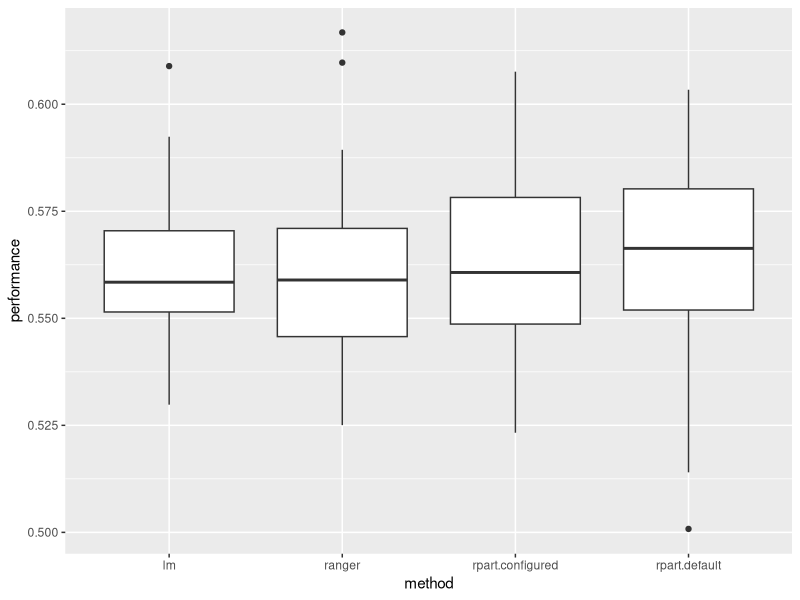

Recreate this plot in R.
# Example usecase for OOP:
# objects representing regression models that are used for prediction.
# This is in parts similar to the 'mlr3' package (github.com/mlr-org/mlr3)
# that gets developed at LMU. After looking at these examples you are
# invited to look at the code of the mlr3-package, but that code handles
# many more cases than we do here, so it is much more complicated.

library("checkmate")
library("R6")
library("data.table")

################################################
# S3 example:
# Represent possible hyperparameters of methods: "ParamSpace" / "Param".

# Param: represent a single "hyperparameter", or more specifically, its range of valid values.
# This in itself doesn't do much, it serves as a base-class for the classes that follow.
Param <- function() {
  structure(list(), class = "Param")
}

assertParam <- function(param, value) {
  UseMethod("assertParam")
}

## True / False Param

# Doesn't do much either, but it shows how to inherit from Param:
PBool <- function() {
  p <- Param()
  class(p) <- c("PBool", class(p))
  p
}

# nice printer
print.PBool <- function(x, ...) {
  cat("{T, F}\n")
  invisible(x)  # a print.<###> function should always return 'invisible(x)'.
}

# assertParam for bools: check that 'value' is True / False (using assertFlag from checkmate)
assertParam.PBool <- function(param, value) {
  assertFlag(value)
}

## Factorial Param
# Param that accepts a string, from a choice of options ('levels').
# The naming is according to ?factor in R.
PFct <- function(levels) {
  p <- Param()
  # This is how a constructor looks like if it expands the object.
  # E.g. here: add the '$levels' slot
  p$levels <- assertCharacter(levels, min.len = 1, unique = TRUE, any.missing = FALSE)
  class(p) <- c("PFct", class(p))
  p
}

# nice printer: print only 3 levels; if there are more than 3 levels, print '...' at the end:
print.PFct <- function(x, ...) {
  lrep <- head(x$levels, 3)
  if (length(x$levels) > 3) lrep[[3]] <- "..."
  cat(sprintf("{%s}\n", paste(lrep, collapse = ", ")))
  invisible(x)
}

assertParam.PFct <- function(param, value) {
  assertChoice(value, param$levels)
}

## (Continuous) Numeric Param

PNum <- function(lower = -Inf, upper = Inf) {
  p <- Param()
  p$lower <- assertNumber(lower)
  p$upper <- assertNumber(upper, lower = lower)
  class(p) <- c("PNum", class(p))
  p
}

# print the inclusive bounds using [<lower>, <upper>]
print.PNum <- function(x, ...) {
  cat(sprintf("[%s, %s]\n", x$lower, x$upper))
  invisible(x)
}

assertParam.PNum <- function(param, value) {
  assertNumber(value, lower = param$lower, upper = param$upper)
}

## Integer Param

# not many surprises here...
PInt <- function(lower = -Inf, upper = Inf) {
  p <- Param()
  # - assert that bounds are integer values
  # - but *also* accept infinite bounds (i.e. unbounded)
  assert(checkInt(lower, tol = 1e-100), checkTRUE(identical(lower, -Inf)))
  p$lower <- lower
  assert(checkInt(upper, lower = lower, tol = 1e-100), checkTRUE(identical(upper, Inf)))
  p$upper <- upper
  class(p) <- c("PInt", class(p))
  p
}

# complicated printer: we inject '...' in different places, depending on the bounds
print.PInt <- function(x, ...) {
  if (x$lower == -Inf && x$upper == Inf) {
    cat("{..., -1, 0, 1, ...}\n")
  } else if (x$lower == -Inf) {
    cat(sprintf("{..., %s}\n", paste(seq(to = x$upper, length.out = 3), collapse = ", ")))
  } else if (x$upper == Inf) {
    cat(sprintf("{%s, ...}\n", paste(seq(from = x$lower, length.out = 3), collapse = ", ")))
  } else if (x$upper - x$lower < 3) {
    cat(sprintf("{%s}\n", paste(seq(from = x$lower, to = x$upper), collapse = ", ")))
  } else {
    cat(sprintf("{%s, ..., %s}\n", x$lower, x$upper))
  }
  invisible(x)
}

assertParam.PInt <- function(param, value) {
  assertInt(value, lower = param$lower, upper = param$upper, tol = 1e-100)
}

# Set of Hyperparamters: ParamSpace
# This is a named lists of Param-objects internally
ParamSpace <- function(...) {
  pp <- list(...)  # get a list from function arguments, see ?dots
  assertList(pp, names = "unique", types = "Param")
  structure(pp, class = "ParamSpace")
}

# printer: just call print() for the contained params
# (with a prefixed ' * ' so it looks nice)
print.ParamSpace <- function(x, ...) {
  if (length(x) == 0) {
    cat("Empty ParamSpace.\n")
    return(invisible(x))
  }
  cat("ParamSpace:\n")
  for (pn in names(x)) {
    cat(sprintf(" * %s: ", pn))
    print(x[[pn]])
  }
  invisible(x)
}

# call assert() for each Param and the corresponding value
# (but accept that some values may be absent)
assertParam.ParamSpace <- function(param, value) {
  assertList(value, names = "unique")
  assertNames(names(value), subset.of = names(param))
  for (pn in names(value)) {
    assertParam(param[[pn]], value[[pn]])
  }
}

ps <- ParamSpace(x = PInt(0, 10), y = PFct(letters))
assertParam(ps, list(x = 2, y = "n"))

################################################

# - provide the '$train()' and '$predict() method: a unified interface for fitting models.
# - "abstract base class": should not be created by itself, instead should only be inherited from
# - does the work that other classes have in common; an inheriting class must only
#   implement their own model fitting code

Estimator <- R6Class("Estimator",
                     public = list(
                       # the constructor gets the ParamSpace that pertains to the method.
                       initialize = function(param.space) {
                         private$.param.space <- assertClass(param.space, "ParamSpace")
                         # initialize private$.configuration to list().
                         # alternatively, we could have initialized in the "private" block
                         # further down; doing it here is a matter of convention.
                         private$.configuration <- list()
                       },
                       train = function(data, target) {
                         # do checks etc and call 'private$.train()' (the abstract method).
                         # - inheriting classes must implement the 'private$.train()' method
                         # - but inheriting classes don't need to worry about checks!
                         assertDataFrame(data, min.rows = 1, min.cols = 2, col.names = "unique")
                         assertChoice(target, colnames(data))
                         # save the trained model
                         private$.model <- private$.train(as.data.frame(data), target)
                         # also remember the columns of the data we trained on.
                         private$.trained.features <- setdiff(colnames(data), target)
                         private$.trained.target <- target
                         
                         # Why do we return invisible(self) here?
                         # because the train() method is a "mutator" function: it changes the
                         # object itself. If a method does that (and has no other reasonable
                         # return value), then returning invisible(self) gives the option of
                         # "chaining" methods:
                         # One can call <object>$train(data, target)$predict(newdata)
                         # and because '$train()' returns the object itself, the '$predict()' call
                         # does what one would expect here.
                         # Why 'invisible'? Because calling just <object>$train(data, target) should
                         # not give any output. If we don't have the 'invisible()' here, then
                         # returning just 'self' would result in the object being printed.
                         invisible(self)
                       },
                       predict = function(data) {
                         # same as train: do the common work, then call the abstract function (private$.predict)
                         if (is.null(self$model)) stop("Estimator is not trained yet.")
                         
                         assertDataFrame(data, col.names = "unique")
                         assertNames(setdiff(colnames(data), private$.trained.target),
                                     permutation.of = private$.trained.features)
                         
                         data <- as.data.frame(data)  # in case we have a data.table here
                         # put columns in the order as during training, possibly remove target col if present
                         data <- data[private$.trained.features]
                         prediction <- private$.predict(data)
                         # check that the inheriting class did everything right. Just like
                         # function arguments, it is good to check here because we get the prediction
                         # from "untrusted" code.
                         assertNumeric(prediction, any.missing = FALSE, len = nrow(data))
                         prediction
                       },
                       print = function(x, ...) {
                         # R6 printer is another public method called 'print'.
                         cat(class(self)[[1]])
                         if (!is.null(self$model)) cat(" (trained)")
                         cat("\n")
                         print(self$param.space)
                         # We don't need to worry about returning invisible(x) for R6.
                       }
                     ),
                     active = list(
                       # Active bindings: we use this to make some member variables "read-only"
                       param.space = function(v) {
                         if (!missing(v)) stop("param.space is read-only")
                         private$.param.space
                       },
                       # the 'configuration' active binding uses the assertParam() functionality
                       # of the given ParamSpace to check that the configuration is valid.
                       configuration = function(v) {
                         if (!missing(v)) {
                           assertParam(self$param.space, v)
                           private$.configuration <- v
                         }
                         private$.configuration
                       },
                       # another read-only active binding.
                       model = function(v) {
                         if (!missing(v)) stop("model is read-only")
                         private$.model
                       }
                     ),
                     private = list(
                       .param.space = NULL,
                       .configuration = NULL,
                       .model = NULL,
                       .trained.features = NULL,
                       .trained.target = NULL,
                       .train = function(data, target) stop(".train must be implemented"),
                       .predict = function(data) stop(".predict must be implemented")
                     )
)

# helper function: create the formula from given target name
# getDataFormula("Sepal.Length") --> Sepal.Length ~ .
getDataFormula <- function(target) {
  # not relevant for this course unit, but a 'good' R programmer
  # should see what is happening here.
  eval(substitute(target ~ ., list(target = as.symbol(target))))
}

##################
# Concrete classes inheriting from the abstract Estimator class

# linear model class
EstimatorLm <- R6Class("EstimatorLm",
                       inherit = Estimator,
                       public = list(
                         # - The concrete classes have constructors without arguments.
                         # - Instead, they call super$initialize() with the ParamSpace that is
                         #   relevant for them.
                         initialize = function() {
                           # (linear model has no hyperparameters --> empty ParamSpace)
                           super$initialize(ParamSpace())
                         }
                       ),
                       private = list(
                         .train = function(data, target) {
                           # training the model: call the lm() function
                           lm(getDataFormula(target), data)
                         },
                         .predict = function(data) {
                           # predicting: use predict() method for the given model.
                           unname(predict(self$model, newdata = data))
                         }
                       )
)

# decision tree ("rpart" package) class
EstimatorRpart <- R6Class("EstimatorRpart",
                          inherit = Estimator,
                          public = list(
                            initialize = function() {
                              # only some of the many hyperparameters of ?rpart::rpart.control
                              super$initialize(ParamSpace(
                                # lower and upper bound of PInt / PNum are default infinite. Giving only
                                # the 'lower' argument here is equivalent to PInt(2, Inf).
                                minsplit = PInt(2),
                                minbucket = PInt(1),
                                cp = PNum(0, 1)
                              ))
                            }
                          ),
                          private = list(
                            .train = function(data, target) {
                              # configuring the rpart::rpart hyperparameters is done using the
                              # ?rpart::rpart.control object.
                              config <- self$pconfiguration
                              # we want to set rpart.control$xval to 0, because we don't need xval
                              # if we only need to predict.
                              config$xval <- 0
                              # here we create the rpart.control object, using ?do.call
                              control <- do.call(rpart::rpart.control, config)
                              # and here we create the rpart model
                              rpart::rpart(getDataFormula(target), data, control = control)
                            },
                            .predict = function(data) {
                              # predict() for rpart works the same as for lm()
                              unname(predict(self$model, newdata = data))
                            }
                          )
)

# random forest ("ranger" package) class
EstimatorRanger <- R6Class("EstimatorRanger",
                           inherit = Estimator,
                           public = list(
                             initialize = function() {
                               # for demo, only few of the *many* hyperparameters of ranger
                               super$initialize(ParamSpace(
                                 mtry = PInt(1),
                                 num.trees = PInt(1)
                               ))
                             }
                           ),
                           private = list(
                             .train = function(data, target) {
                               # - we call ranger::ranger(<formula>, <data>, {self$configuration})
                               # - for this we use do.call, as in EstimatorRpart
                               # - therefore we need to insert the formula and data into a named list
                               #   which we then give to do.call().
                               args <- self$configuration
                               args$formula <- getDataFormula(target)
                               args$data <- data
                               model <- do.call(ranger::ranger, args)
                               
                               
                               # (we overwrite the '$call' slot of the model here because
                               # do.call() makes things very ugly otherwise when we print the model...
                               # the next line is very peculiar and you don't need to know why this is
                               # happening...)
                               model$call <- substitute(ranger::ranger(data, target), list())
                               
                               model
                             },
                             .predict = function(data) {
                               # prediction works *differently* from lm() prediction: we need
                               # to return the $predictions slot of the result of predict() here:
                               predict(self$model, data = data)$predictions
                             }
                           )
)

# we can also use S3 methods for R6 class.
# this is nice here, because this way we also follow the pattern in R that
# models can be used for prediction using predict(<model>, newdata = <data>).
predict.Estimator <- function(object, newdata, ...) {
  object$predict(newdata)
}


#######################################
# What can we use the above for?
# We can, for example, write a function that estimates the
# "root mean squared error" (RMSE) that we get when we train a model on 2/3
# of the data, and predict on the remaining 1/3.
#
# The 'holdoutResample()' function does not need to know what method is used,
# it only needs to know that it can use $train() to train a model, and use
# $predict() to do prediction.

# See chapter 4 of the online LMU course "i2ml"
# (<https://introduction-to-machine-learning.netlify.app/>)
# to know more about this.
holdoutResample <- function(estimator, data, target) {
  assertDataFrame(data, min.rows = 3)
  assertClass(estimator, "Estimator")
  trainset <- sample(nrow(data), nrow(data) * 2 / 3)
  traindata <- data[trainset, ]
  testdata <- data[-trainset, ]
  predictions <- estimator$train(traindata, target)$predict(testdata)
  sqrt(mean((data[[target]] - predictions)^2))
}

# We can use this, for example, to benchmark different methods on a dataset:

estimators <- list()
estimators$lm <- EstimatorLm$new()
estimators$rpart.default <- EstimatorRpart$new()
estimators$rpart.configured <- EstimatorRpart$new()
estimators$rpart.configured$configuration$cp <-0.0001
estimators$ranger <- EstimatorRanger$new()

# make a benchmark of the different methods:
# holdoutResample() gets called 40 times for each method, the result
# is saved in a data.table that we can then plot
results <- rbindlist(lapply(names(estimators), function(ne) {
  est <- estimators[[ne]]
  data.table(
    method = ne,
    performance = replicate(40, holdoutResample(est, iris, "Sepal.Width")
    ))
}))
# (we could turn this into a function!
# This would then be similar to the 'benchmark()' function in mlr3.)

library("ggplot2")
ggplot(results, aes(x = method, y = performance)) + geom_boxplot()
